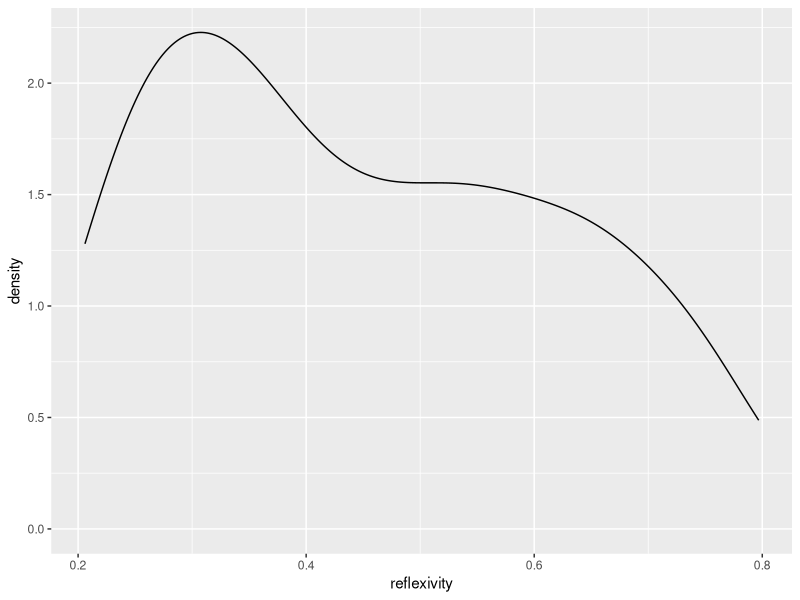
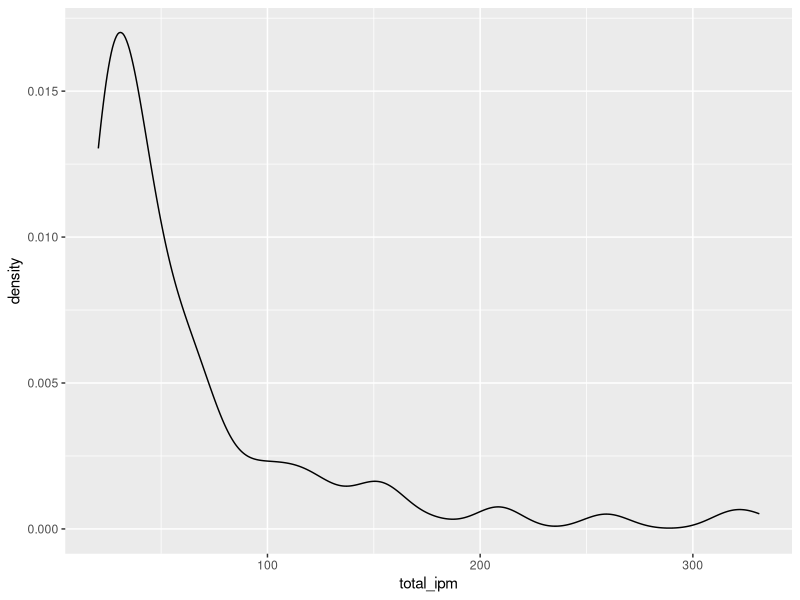

Reproduce these figures in R, in order.
## danovo data

library(tidyr)
library(dplyr)
library(ggplot2)

df <- read.csv("target_verbs_manual.csv", encoding = "UTF-8")

glimpse(df)

refl_density <- df %>% filter(is_sem_compatible == T & is_anticausative == F) %>% ggplot(aes(x = reflexivity)) + geom_density()

refl_density

## just eyeballing: refl low ~ .2-.3 & refl h ~ .6-.8

ipm_density <- df %>% filter(is_sem_compatible == T & is_anticausative == F) %>% ggplot(aes(x = total_ipm)) + geom_density()

ipm_density

df %>% filter(is_sem_compatible == T & is_anticausative == F) %>% summary()

## nums of candidate lemmas

df %>% filter(is_sem_compatible == T & is_anticausative == F & reflexivity <= .3 & total_ipm <= 100) %>% nrow

df %>% filter(is_sem_compatible == T & is_anticausative == F & reflexivity >= .59 & total_ipm <= 100) %>% nrow

candidate_lemmas <- df %>% filter(is_sem_compatible == T & is_anticausative == F & total_ipm <= 100 & (reflexivity <= .3 | reflexivity >= .59))

candidate_lemmas <- candidate_lemmas %>% mutate(refl.bias = if_else(reflexivity <= .3, "low", "high"))

#write_csv(candidate_lemmas, "c:/Users/lazni/Desktop/dan_candidate_lemmas.csv")

n_ok <- df %>% filter(total_ipm <= 100 & (is_sem_compatible == F | is_anticausative == T)) %>% mutate(refl.bias = if_else(reflexivity <= .3, "low", if_else(reflexivity >= .59, "high", "neu")))

#write_csv(n_ok, "c:/Users/lazni/Desktop/dan_n_ok_lemmas.csv")
